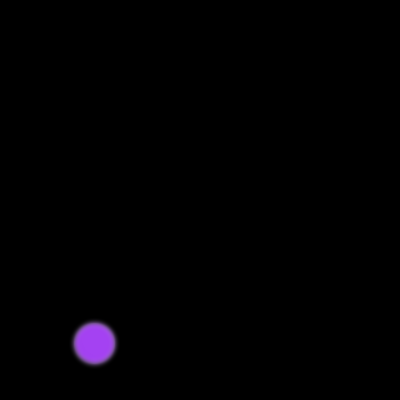
Frame 1 (no input)
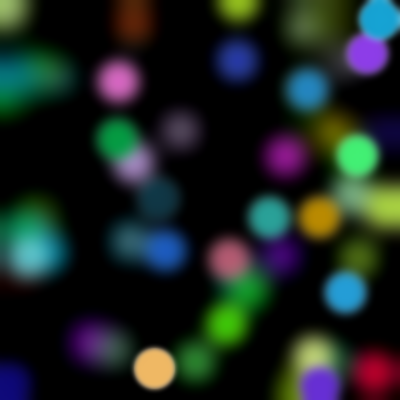
Frame 60 (the mouse pressed at the canvas centre just before this capture)
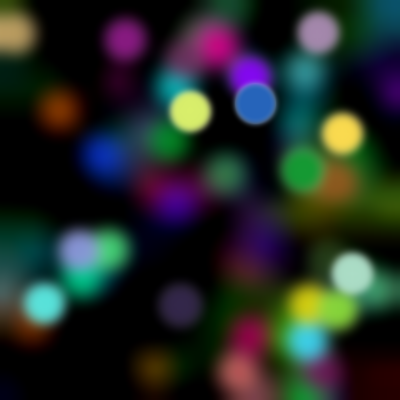
Frame 120 (the mouse held since frame 60 and released just before this capture)

The Processing sketch that drew these frames (run headless with seeded random() and noise(); from frame 60 on, the mouse is pressed at the canvas centre):

// Processing sketch: sketch_127
// ── sketch_127.pde
// fun programming #127
// fun with filters

void setup() {
  size(400, 400);
  background(0);
  stroke(255);
  fill(255);
  textSize(80);
}
void draw() {
  fill(random(255), random(255), random(255));
  ellipse(random(width), random(height), 40, 40);
	filter(BLUR, 2);
//	filter(INVERT);
//	filter (POSTERIZE,2);
//	filter (ERODE);
//	filter (DILATE);
}
